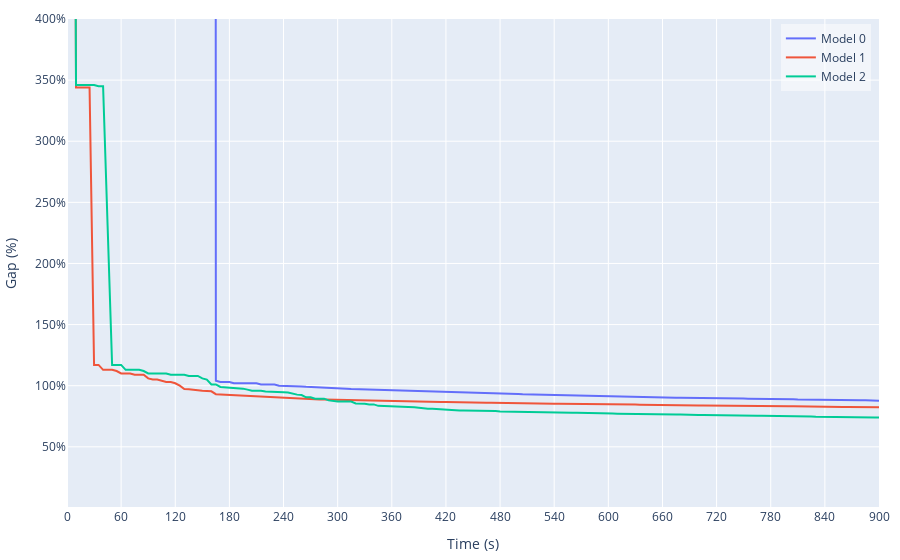

Notebook code for this chart:
### Code cell
# Time evolution of gap
timesteps = np.arange(0, 901, 5)

gaps0 = np.array(
    [
        10_000,
        10_000,
        10_000,
        10_000,
        10_000,
        10_000,
        10_000,
        10_000,
        10_000,
        10_000,
        10_000,
        10_000,
        10_000,
        10_000,
        10_000,
        10_000,
        10_000,
        10_000,
        10_000,
        10_000,
        10_000,
        10_000,
        10_000,
        10_000,
        10_000,
        10_000,
        10_000,
        10_000,
        10_000,
        10_000,
        10_000,
        10_000,
        10_000,
        104,
        103,
        103,
        103,
        102,
        102,
        102,
        102,
        102,
        102,
        101,
        101,
        101,
        101,
        100,
        100,
        100,
        100,
        100,
        99.4,
        99.1,
        99.0,
        98.8,
        98.6,
        98.4,
        98.2,
        98.1,
        98.1,
        97.7,
        97.6,
        97.4,
        97.3,
        97.1,
        97.0,
        96.8,
        96.7,
        96.5,
        96.2,
        96.2,
        96.1,
        96.0,
        95.9,
        95.8,
        95.8,
        95.8,
        95.7,
        95.6,
        95.5,
        95.4,
        95.3,
        95.1,
        95.1,
        95.0,
        95.0,
        94.8,
        94.7,
        94.6,
        94.6,
        94.5,
        94.3,
        94.1,
        93.8,
        93.8,
        93.8,
        93.6,
        93.6,
        93.4,
        93.3,
        93.0,
        92.9,
        92.7,
        92.6,
        92.6,
        92.5,
        92.4,
        92.3,
        92.2,
        92.2,
        92.1,
        92.0,
        92.0,
        92.0,
        92.0,
        91.7,
        91.6,
        91.5,
        91.5,
        91.4,
        91.2,
        91.1,
        91.0,
        90.9,
        90.9,
        90.8,
        90.7,
        90.7,
        90.5,
        90.5,
        90.4,
        90.3,
        90.2,
        90.2,
        90.1,
        90.1,
        90.1,
        90.0,
        89.9,
        89.9,
        89.8,
        89.7,
        89.6,
        89.6,
        89.6,
        89.6,
        89.5,
        89.5,
        89.5,
        89.5,
        89.4,
        89.4,
        89.3,
        89.3,
        89.1,
        89.0,
        89.0,
        88.9,
        88.9,
        88.9,
        88.9,
        88.7,
        88.7,
        88.7,
        88.7,
        88.6,
        88.6,
        88.6,
        88.6,
        88.4,
        88.4,
        88.3,
        88.2,
        88.2,
        88.2,
        88.1,
        88.0,
        87.9,
        87.9,
        87.7,
    ]
)

gaps1 = np.array(
    [
        1231,
        1230,
        344,
        344,
        344,
        344,
        117,
        117,
        113,
        113,
        113,
        112,
        110,
        110,
        110,
        109,
        109,
        109,
        106,
        105,
        105,
        104,
        103,
        103,
        102,
        100,
        97.3,
        97.1,
        96.4,
        96.3,
        95.9,
        95.9,
        95.4,
        93.1,
        92.9,
        92.9,
        92.4,
        92.2,
        91.8,
        91.7,
        91.4,
        91.2,
        91.1,
        91.0,
        90.8,
        90.7,
        90.5,
        90.3,
        90.2,
        90.1,
        89.9,
        89.5,
        89.2,
        89.2,
        89.1,
        88.9,
        88.8,
        88.7,
        88.6,
        88.6,
        88.5,
        88.4,
        88.4,
        88.2,
        88.1,
        88.0,
        88.0,
        87.8,
        87.7,
        87.5,
        87.5,
        87.5,
        87.4,
        87.4,
        87.3,
        87.3,
        87.3,
        87.2,
        87.1,
        87.0,
        86.9,
        86.8,
        86.7,
        86.7,
        86.7,
        86.7,
        86.5,
        86.5,
        86.4,
        86.3,
        86.3,
        86.2,
        86.2,
        86.1,
        86.0,
        85.9,
        85.9,
        85.9,
        85.8,
        85.7,
        85.6,
        85.5,
        85.5,
        85.4,
        85.4,
        85.4,
        85.3,
        85.3,
        85.2,
        85.2,
        85.2,
        85.2,
        85.1,
        85.1,
        85.1,
        85.1,
        85.0,
        85.0,
        84.9,
        84.9,
        84.8,
        84.8,
        84.8,
        84.7,
        84.7,
        84.6,
        84.6,
        84.5,
        84.5,
        84.4,
        84.4,
        84.3,
        84.3,
        84.2,
        84.2,
        84.1,
        84.1,
        84.0,
        83.9,
        83.9,
        83.9,
        83.8,
        83.8,
        83.7,
        83.7,
        83.6,
        83.6,
        83.6,
        83.5,
        83.5,
        83.4,
        83.4,
        83.4,
        83.3,
        83.3,
        83.3,
        83.3,
        83.3,
        83.3,
        83.2,
        83.2,
        83.1,
        83.0,
        83.0,
        82.9,
        82.9,
        82.9,
        82.9,
        82.8,
        82.8,
        82.7,
        82.6,
        82.6,
        82.6,
        82.6,
        82.5,
        82.5,
        82.5,
        82.5,
        82.4,
        82.4,
    ]
)

gaps2 = np.array(
    [
        1231,
        1230,
        346,
        346,
        346,
        346,
        346,
        345,
        345,
        231,
        117,
        117,
        117,
        113,
        113,
        113,
        113,
        112,
        110,
        110,
        110,
        110,
        110,
        109,
        109,
        109,
        109,
        108,
        108,
        108,
        106,
        105,
        101,
        101,
        99.0,
        98.7,
        98.2,
        98.2,
        98.1,
        97.6,
        96.8,
        95.9,
        95.9,
        95.9,
        95.2,
        94.9,
        94.9,
        94.6,
        94.6,
        94.5,
        93.4,
        92.7,
        92.4,
        90.5,
        90.5,
        89.4,
        89.4,
        89.4,
        88.0,
        87.3,
        87.1,
        87.0,
        87.0,
        87.0,
        85.5,
        85.5,
        85.3,
        84.7,
        84.7,
        83.5,
        83.4,
        83.1,
        83.0,
        82.9,
        82.9,
        82.7,
        82.5,
        82.3,
        81.9,
        81.3,
        81.2,
        81.1,
        80.8,
        80.5,
        80.4,
        80.4,
        79.9,
        79.8,
        79.7,
        79.7,
        79.6,
        79.6,
        79.6,
        79.5,
        79.4,
        79.3,
        78.9,
        78.8,
        78.7,
        78.6,
        78.5,
        78.3,
        78.3,
        78.3,
        78.3,
        78.3,
        78.3,
        78.3,
        78.1,
        78.1,
        78.0,
        77.9,
        77.8,
        77.8,
        77.8,
        77.7,
        77.5,
        77.4,
        77.3,
        77.3,
        77.2,
        77.2,
        77.1,
        77.1,
        77.0,
        77.0,
        76.9,
        76.9,
        76.7,
        76.7,
        76.7,
        76.6,
        76.6,
        76.6,
        76.5,
        76.5,
        76.4,
        76.2,
        76.2,
        76.1,
        76.1,
        76.1,
        76.1,
        76.0,
        75.9,
        75.9,
        75.8,
        75.8,
        75.8,
        75.7,
        75.7,
        75.7,
        75.6,
        75.5,
        75.4,
        75.4,
        75.3,
        75.2,
        75.1,
        75.1,
        75.1,
        75.0,
        75.0,
        74.9,
        74.8,
        74.8,
        74.6,
        74.5,
        74.5,
        74.4,
        74.3,
        74.3,
        74.3,
        74.2,
        74.2,
        74.1,
        74.1,
        74.1,
        74.0,
        73.9,
        73.9,
    ]
)

print(len(timesteps), len(gaps0), len(gaps1), len(gaps2))


# Plot the gap evolution in time
fig = go.Figure()

fig.add_trace(
    go.Scatter(
        x=timesteps,
        y=gaps0,
        mode='lines',
        name='Model 0',
        line=dict(
            color=colormap[0],
            width=2
        ),
        hoverinfo='text',
        hovertext=[f'Time: {t}s<br>Gap: {g}%' for t, g in zip(timesteps, gaps0)],
        showlegend=True
    )
)

fig.add_trace(
    go.Scatter(
        x=timesteps,
        y=gaps1,
        mode='lines',
        name='Model 1',
        line=dict(
            color=colormap[1],
            width=2
        ),
        hoverinfo='text',
        hovertext=[f'Time: {t}s<br>Gap: {g}%' for t, g in zip(timesteps, gaps1)],
        showlegend=True
    )
)

fig.add_trace(
    go.Scatter(
        x=timesteps,
        y=gaps2,
        mode='lines',
        name='Model 2',
        line=dict(
            color=colormap[2],
            width=2
        ),
        hoverinfo='text',
        hovertext=[f'Time: {t}s<br>Gap: {g}%' for t, g in zip(timesteps, gaps2)],
        showlegend=True
    )
)

max_gap=400
fig.update_layout(
    autosize=True,   # let the container size drive the plot
    margin=dict(l=10, r=10, t=10, b=10),    # width=1000,
    # height=600,
    barmode='group',
    yaxis = dict(
        range=[-0.05, max_gap],
        title = 'Gap (%)',
        tickvals = list(range(50, max_gap + 1, 50)),
        ticktext = [str(i) + '%' for i in range(50, max_gap + 1, 50)],
    ),
    xaxis = dict(
        title = 'Time (s)',
        tickmode = 'array',
        tickvals = list(range(0, 901, 60)),
        ticktext = list(range(0, 901, 60)),
    ),
    legend=dict(
        x=0.99,
        y=0.99,
        xanchor='right',
        yanchor='top',
        bgcolor='rgba(255, 255, 255, 0.5)'
    )

)
fig.show()

# # Save as HTML
div_schedule = plot(
    fig, include_plotlyjs=True, config={"responsive": True}, output_type="div"
)
# write div snippet to file
with open('../docs/images/time-evolution-gap.html', 'w') as f:
    f.write(div_schedule)

### Figure 1 — Plotly figure (JSON) as saved in the notebook; plotly's stock layout.template omitted (floating-point values rounded to 4 significant figures; data arrays with more than 128 entries replaced by an {"elided": "..."} marker saying what was removed)
{"data": [{"hoverinfo": "text", "hovertext": {"elided": "181 str values"}, "line": {"color": "#636EFA", "width": 2}, "mode": "lines", "name": "Model 0", "showlegend": true, "type": "scatter", "x": {"elided": "181 int values"}, "y": {"elided": "181 float values"}}, {"hoverinfo": "text", "hovertext": {"elided": "181 str values"}, "line": {"color": "#EF553B", "width": 2}, "mode": "lines", "name": "Model 1", "showlegend": true, "type": "scatter", "x": {"elided": "181 int values"}, "y": {"elided": "181 float values"}}, {"hoverinfo": "text", "hovertext": {"elided": "181 str values"}, "line": {"color": "#00CC96", "width": 2}, "mode": "lines", "name": "Model 2", "showlegend": true, "type": "scatter", "x": {"elided": "181 int values"}, "y": {"elided": "181 float values"}}], "layout": {"autosize": true, "barmode": "group", "legend": {"bgcolor": "rgba(255, 255, 255, 0.5)", "x": 0.99, "xanchor": "right", "y": 0.99, "yanchor": "top"}, "margin": {"b": 10, "l": 10, "r": 10, "t": 10}, "xaxis": {"tickmode": "array", "ticktext": [0, 60, 120, 180, 240, 300, 360, 420, 480, 540, 600, 660, 720, 780, 840, 900], "tickvals": [0, 60, 120, 180, 240, 300, 360, 420, 480, 540, 600, 660, 720, 780, 840, 900], "title": {"text": "Time (s)"}}, "yaxis": {"range": [-0.05, 400], "ticktext": ["50%", "100%", "150%", "200%", "250%", "300%", "350%", "400%"], "tickvals": [50, 100, 150, 200, 250, 300, 350, 400], "title": {"text": "Gap (%)"}}}}
